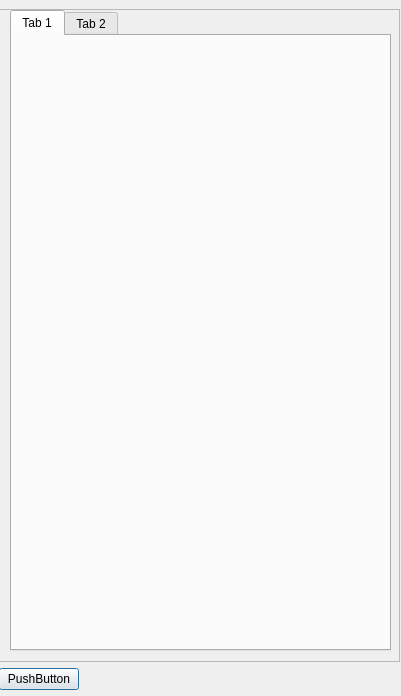
<?xml version="1.0" encoding="UTF-8"?>
<ui version="4.0">
 <class>Dialog</class>
 <widget class="QDialog" name="Dialog">
  <property name="geometry">
   <rect>
    <x>0</x>
    <y>0</y>
    <width>401</width>
    <height>696</height>
   </rect>
  </property>
  <property name="windowTitle">
   <string>Dialog</string>
  </property>
  <widget class="QWidget" name="gridLayoutWidget">
   <property name="geometry">
    <rect>
     <x>-1</x>
     <y>9</y>
     <width>401</width>
     <height>681</height>
    </rect>
   </property>
   <layout class="QGridLayout" name="gridLayout">
    <item row="1" column="0">
     <layout class="QHBoxLayout" name="horizontalLayout">
      <item>
       <widget class="QPushButton" name="pushButton">
        <property name="maximumSize">
         <size>
          <width>100</width>
          <height>16777215</height>
         </size>
        </property>
        <property name="text">
         <string>PushButton</string>
        </property>
       </widget>
      </item>
      <item>
       <spacer name="horizontalSpacer">
        <property name="orientation">
         <enum>Qt::Horizontal</enum>
        </property>
        <property name="sizeHint" stdset="0">
         <size>
          <width>40</width>
          <height>20</height>
         </size>
        </property>
       </spacer>
      </item>
     </layout>
    </item>
    <item row="0" column="0">
     <widget class="QScrollArea" name="scrollArea">
      <property name="acceptDrops">
       <bool>false</bool>
      </property>
      <property name="widgetResizable">
       <bool>true</bool>
      </property>
      <widget class="QWidget" name="scrollAreaWidgetContents">
       <property name="geometry">
        <rect>
         <x>0</x>
         <y>0</y>
         <width>397</width>
         <height>642</height>
        </rect>
       </property>
       <widget class="QTabWidget" name="tabWidget">
        <property name="geometry">
         <rect>
          <x>10</x>
          <y>0</y>
          <width>381</width>
          <height>641</height>
         </rect>
        </property>
        <property name="currentIndex">
         <number>0</number>
        </property>
        <widget class="QWidget" name="tab">
         <attribute name="title">
          <string>Tab 1</string>
         </attribute>
        </widget>
        <widget class="QWidget" name="tab_2">
         <attribute name="title">
          <string>Tab 2</string>
         </attribute>
        </widget>
       </widget>
      </widget>
     </widget>
    </item>
   </layout>
  </widget>
 </widget>
 <resources/>
 <connections/>
</ui>
